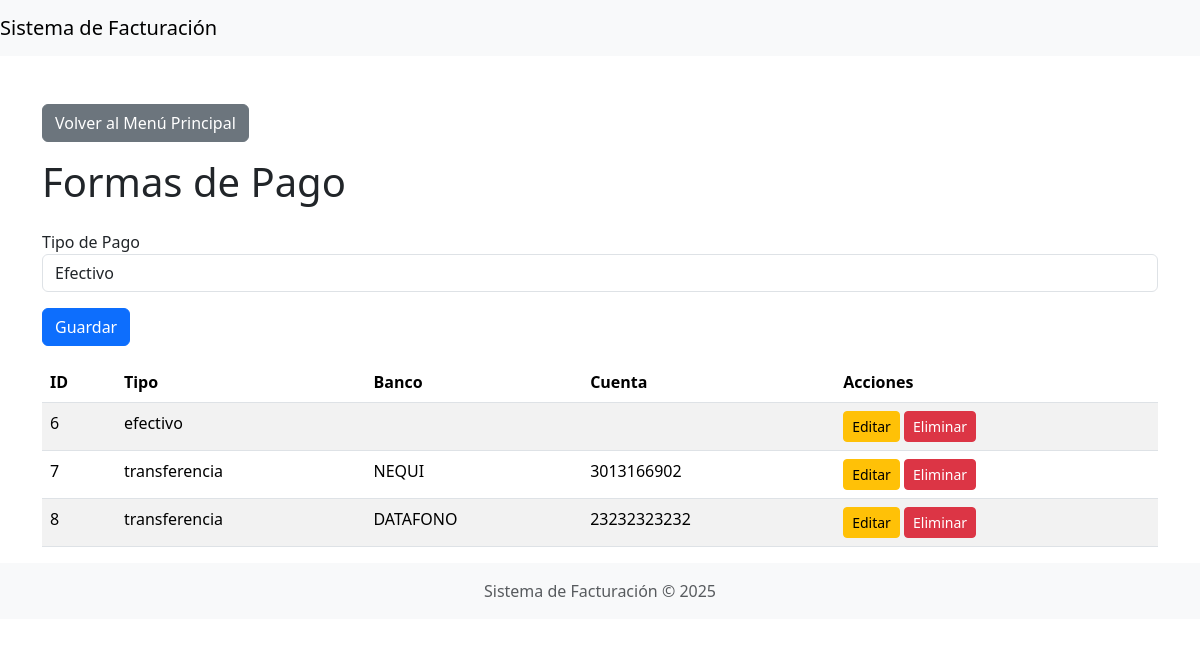
The page /formas_pago.php on the database its author committed.
### tables this page shows
CREATE TABLE `formas_pago` (
  `id` int(11) NOT NULL AUTO_INCREMENT,
  `tipo` enum('efectivo','transferencia') NOT NULL,
  `banco` varchar(255) DEFAULT NULL,
  `cuenta` varchar(255) DEFAULT NULL,
  PRIMARY KEY (`id`)
);

### db.php (called while the page is built, shortened)
<?php
if (!class_exists('Database')) {
    class Database
    {
        private $conn;
        public function __construct()
        {
            $this->conn = new mysqli(DB_HOST, DB_USER, DB_PASS, DB_NAME);
        }
        public function query($sql)
        {
            return $this->conn->query($sql);
        }
    }
}

### formas_pago.php (the view, shortened to what this page needs)
<?php
include 'db.php';
$db = new Database();
$formas_pago = $db->query("SELECT * FROM formas_pago");
$forma_pago_editar = null;
?>
<?php include 'includes/header.php'; ?>
<div class="container mt-5">
    <a href="index.php" class="btn btn-secondary mb-3">Volver al Menú Principal</a>
    <h1 class="mb-4">Formas de Pago</h1>
    <form method="POST" class="mb-3">
        <div class="form-group">
            <label>Tipo de Pago</label>
            <select name="tipo" class="form-control" id="tipo-pago" required>
                <option value="efectivo" <?php echo ($forma_pago_editar['tipo'] ?? '') == 'efectivo' ? 'selected' : ''; ?>>Efectivo</option>
            </select>
        </div>
        <button type="submit" class="btn btn-primary mt-3">Guardar</button>
    </form>
    <table class="table table-striped">
        <thead>
            <tr>
                <th>ID</th>
                <th>Tipo</th>
                <th>Banco</th>
                <th>Cuenta</th>
                <th>Acciones</th>
            </tr>
        </thead>
        <tbody>
            <?php while ($forma_pago = $formas_pago->fetch_assoc()): ?>
                <tr>
                    <td><?php echo $forma_pago['id']; ?></td>
                    <td><?php echo $forma_pago['tipo']; ?></td>
                    <td><?php echo $forma_pago['banco']; ?></td>
                    <td><?php echo $forma_pago['cuenta']; ?></td>
                    <td>
                        <a href="?editar=<?php echo $forma_pago['id']; ?>" class="btn btn-warning btn-sm">Editar</a>
                        <a href="?eliminar=<?php echo $forma_pago['id']; ?>" class="btn btn-danger btn-sm" onclick="return confirm('¿Estás seguro de eliminar esta forma de pago?')">Eliminar</a>
                    </td>
                </tr>
            <?php endwhile; ?>
        </tbody>
    </table>
</div>
<?php include 'includes/footer.php'; ?>

### rows shown on the page
formas_pago: id "6", tipo "efectivo"
formas_pago: id "7", tipo "transferencia", banco "NEQUI", cuenta "3013166902"
formas_pago: id "8", tipo "transferencia", banco "DATAFONO", cuenta "23232323232"
